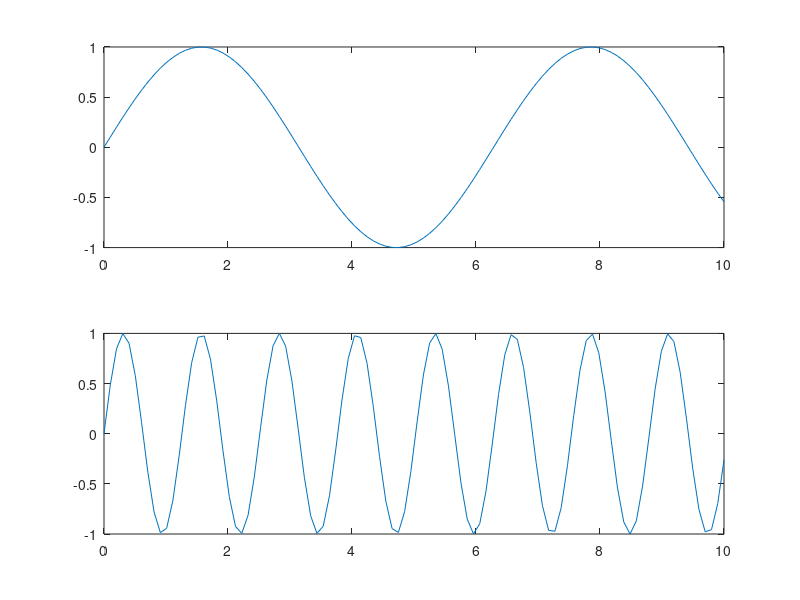
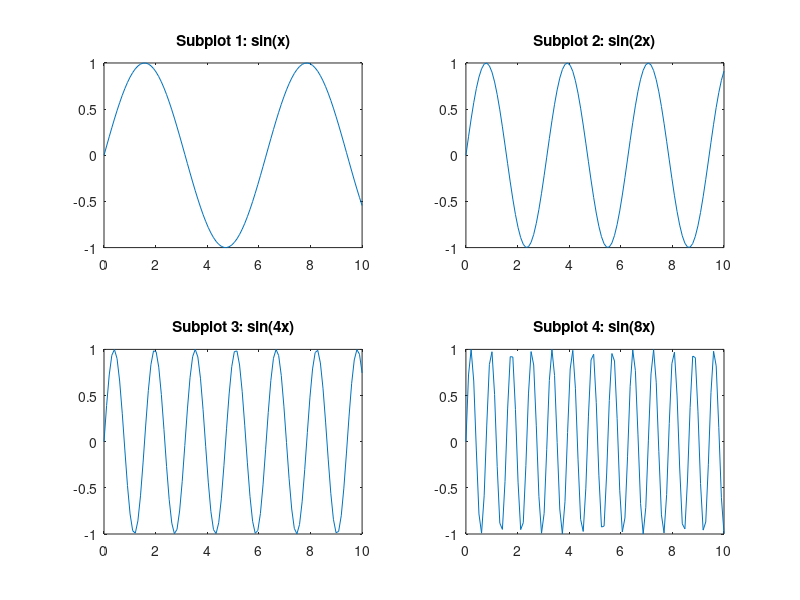
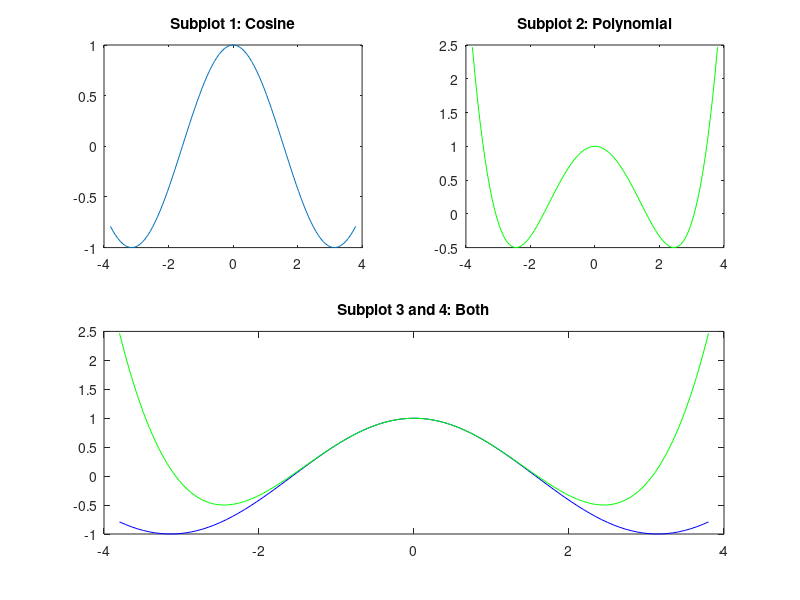
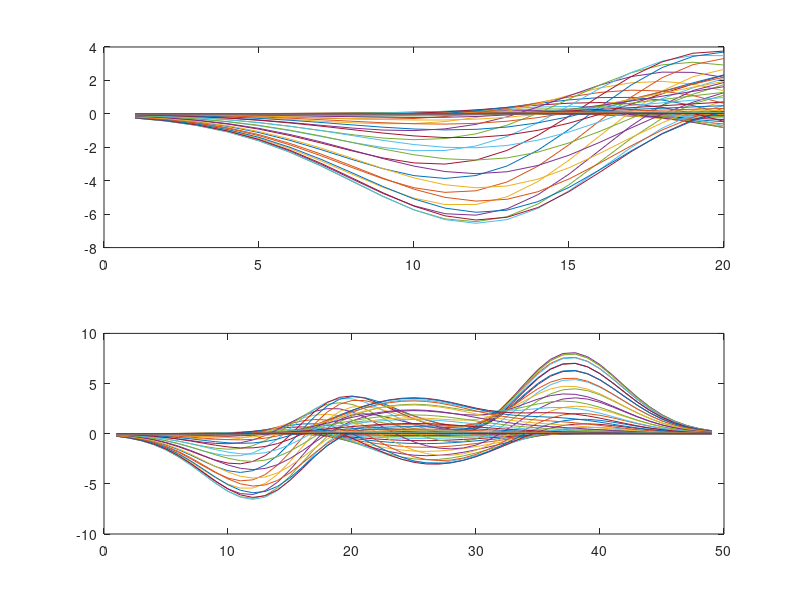

Recreate these plots in MATLAB, in order. (Note: this script raises an error after producing the figures.)
%=============================================================================
% Copyright (c) 2016-present Allan CORNET (Nelson)
%=============================================================================
% This file is part of Nelson.
%=============================================================================
% LICENCE_BLOCK_BEGIN
% SPDX-License-Identifier: LGPL-3.0-or-later
% LICENCE_BLOCK_END
%=============================================================================
% <--ADV-CLI MODE-->
%=============================================================================
f = figure();
subplot(2, 1, 1);
x = linspace(0,10);
y1 = sin(x);
plot(x, y1)
subplot(2, 1, 2); 
y2 = sin(5 * x);
plot(x, y2)
%=============================================================================
f = figure();
subplot(2, 2, 1)
x = linspace(0, 10);
y1 = sin(x);
plot(x, y1)
title('Subplot 1: sin(x)')
subplot(2, 2, 2)
y2 = sin(2*x);
plot(x, y2)
title('Subplot 2: sin(2x)')
subplot(2, 2, 3)
y3 = sin(4 * x);
plot(x, y3)
title('Subplot 3: sin(4x)')
subplot(2, 2, 4)
y4 = sin(8*x);
plot(x, y4)
title('Subplot 4: sin(8x)')
%=============================================================================
f = figure();
subplot(2, 2, 1);
x = linspace(-3.8,3.8);
y_cos = cos(x);
plot(x, y_cos);
title('Subplot 1: Cosine')
subplot(2, 2, 2);
y_poly = 1 - x.^2./2 + x.^4./24;
plot(x, y_poly, 'g');
title('Subplot 2: Polynomial')
subplot(2, 2, [3, 4]);
plot(x, y_cos, 'b', x, y_poly, 'g');
title('Subplot 3 and 4: Both')
%=============================================================================
f = figure();
ax1 = subplot(2,1,1);
Z = peaks();
plot(ax1, Z(1:20,:))
ax2 = subplot(2, 1, 2);  
plot(ax2, Z);
ax1.FontSize = 15;
ax2.LineWidth = 2;
%=============================================================================
